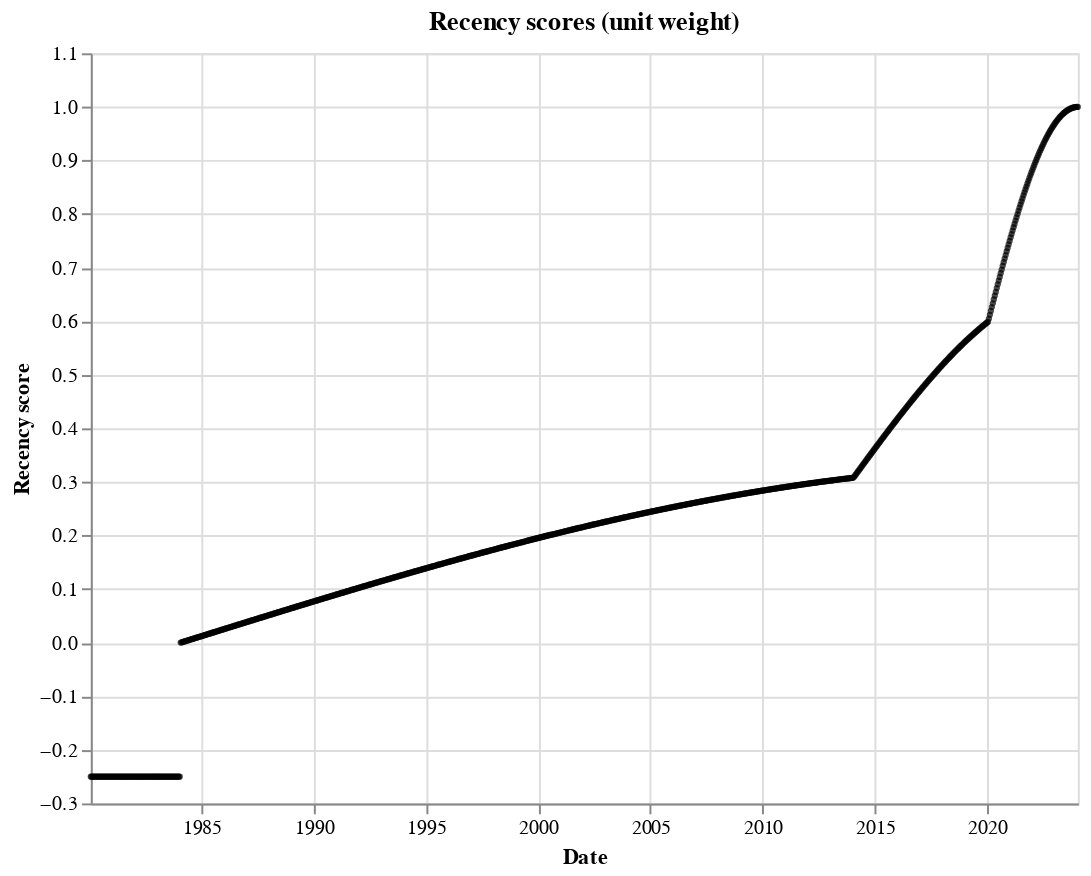

Notebook code cell kept with this figure:
### Markdown cell above
Recency can seem quite complex at first, let's see how the score looks like for the relevant time periods

### Code cell
recency_plotter = RecencyPlotter(recency_space)
chart = recency_plotter.plot_recency_curve()
chart

### Figure 1 — Vega-Lite specification as saved in the notebook (floating-point values rounded to 4 significant figures; data arrays with more than 128 entries replaced by an {"elided": "..."} marker saying what was removed)
{"config": {"view": {"continuousWidth": 300, "continuousHeight": 300}}, "data": {"name": "data-fa793899a51fc5ea75d32fd2db3d30f9"}, "mark": {"type": "point", "color": "black", "filled": true, "size": 10}, "encoding": {"tooltip": [{"field": "date", "type": "temporal"}], "x": {"field": "date", "title": "Date", "type": "temporal"}, "y": {"field": "score", "title": "Recency score", "type": "quantitative"}}, "height": 380, "title": "Recency scores (unit weight)", "width": 500, "$schema": "https://vega.github.io/schema/vega-lite/v5.16.3.json", "datasets": {"data-fa793899a51fc5ea75d32fd2db3d30f9": {"elided": "1000 records"}}}
